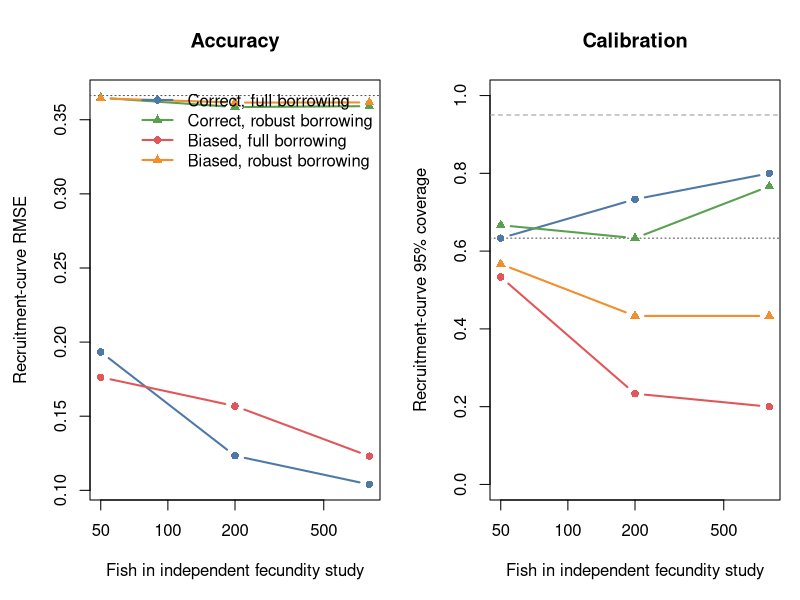
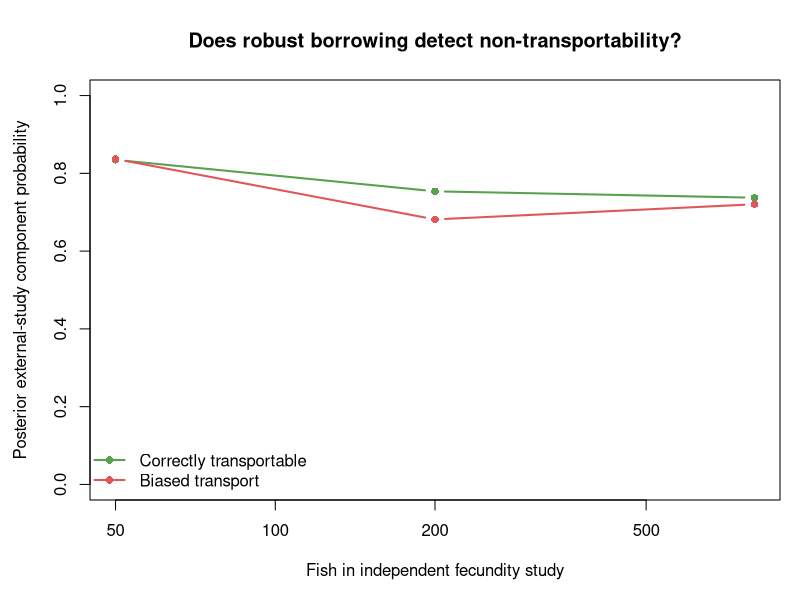

The R script that drew these images, in order:
aggregate_table <- read.csv("results/auxiliary_fecundity/aggregate.csv")
diagnostics <- read.csv("results/auxiliary_fecundity/diagnostics.csv")

regimes <- c("correct_full", "correct_robust", "biased_full", "biased_robust")
labels <- c(
  correct_full = "Correct, full borrowing",
  correct_robust = "Correct, robust borrowing",
  biased_full = "Biased, full borrowing",
  biased_robust = "Biased, robust borrowing"
)
colors <- c(
  correct_full = "#4E79A7",
  correct_robust = "#59A14F",
  biased_full = "#E15759",
  biased_robust = "#F28E2B"
)
symbols <- c(correct_full = 16, correct_robust = 17, biased_full = 16, biased_robust = 17)

weak_rmse <- aggregate_table$rmse[aggregate_table$regime == "weak"]
weak_coverage <- aggregate_table$coverage[aggregate_table$regime == "weak"]
external <- aggregate_table[aggregate_table$regime != "weak", ]

dir.create("artifacts/auxiliary_fecundity", recursive = TRUE, showWarnings = FALSE)
png(
  "artifacts/auxiliary_fecundity/auxiliary_study_performance.png",
  width = 1900,
  height = 950,
  res = 180
)
par(mfrow = c(1, 2), mar = c(5, 4.5, 4, 1))
plot(
  NA,
  xlim = range(external$sample_size),
  ylim = range(c(external$rmse, weak_rmse)),
  log = "x",
  xlab = "Fish in independent fecundity study",
  ylab = "Recruitment-curve RMSE",
  main = "Accuracy"
)
abline(h = weak_rmse, lty = 3, col = "gray30")
for (regime in regimes) {
  group <- external[external$regime == regime, ]
  group <- group[order(group$sample_size), ]
  lines(
    group$sample_size,
    group$rmse,
    type = "b",
    lwd = 2,
    pch = symbols[[regime]],
    col = colors[[regime]]
  )
}
legend(
  "topright",
  bty = "n",
  lwd = 2,
  pch = symbols,
  col = colors,
  legend = labels
)

plot(
  NA,
  xlim = range(external$sample_size),
  ylim = c(0, 1),
  log = "x",
  xlab = "Fish in independent fecundity study",
  ylab = "Recruitment-curve 95% coverage",
  main = "Calibration"
)
abline(h = weak_coverage, lty = 3, col = "gray30")
abline(h = 0.95, lty = 2, col = "gray60")
for (regime in regimes) {
  group <- external[external$regime == regime, ]
  group <- group[order(group$sample_size), ]
  lines(
    group$sample_size,
    group$coverage,
    type = "b",
    lwd = 2,
    pch = symbols[[regime]],
    col = colors[[regime]]
  )
}
dev.off()

robust <- diagnostics[
  diagnostics$borrowing == "robust" & diagnostics$positive_definite,
]
responsibility <- aggregate(
  robust_responsibility ~ accuracy + sample_size,
  robust,
  mean
)

png(
  "artifacts/auxiliary_fecundity/robust_borrowing_weight.png",
  width = 1300,
  height = 900,
  res = 180
)
par(mar = c(5, 4.5, 4, 1))
plot(
  NA,
  xlim = range(responsibility$sample_size),
  ylim = c(0, 1),
  log = "x",
  xlab = "Fish in independent fecundity study",
  ylab = "Posterior external-study component probability",
  main = "Does robust borrowing detect non-transportability?"
)
for (accuracy in c("correct", "biased")) {
  group <- responsibility[responsibility$accuracy == accuracy, ]
  group <- group[order(group$sample_size), ]
  lines(
    group$sample_size,
    group$robust_responsibility,
    type = "b",
    lwd = 2,
    pch = 16,
    col = if (accuracy == "correct") "#59A14F" else "#E15759"
  )
}
legend(
  "bottomleft",
  bty = "n",
  lwd = 2,
  pch = 16,
  col = c("#59A14F", "#E15759"),
  legend = c("Correctly transportable", "Biased transport")
)
dev.off()

cat("Created auxiliary-fecundity plots.\n")
